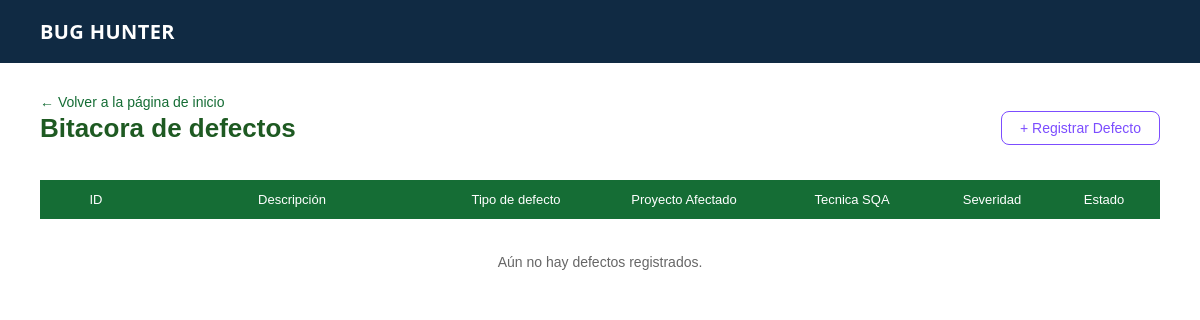
The app's page /defectos/, older data.
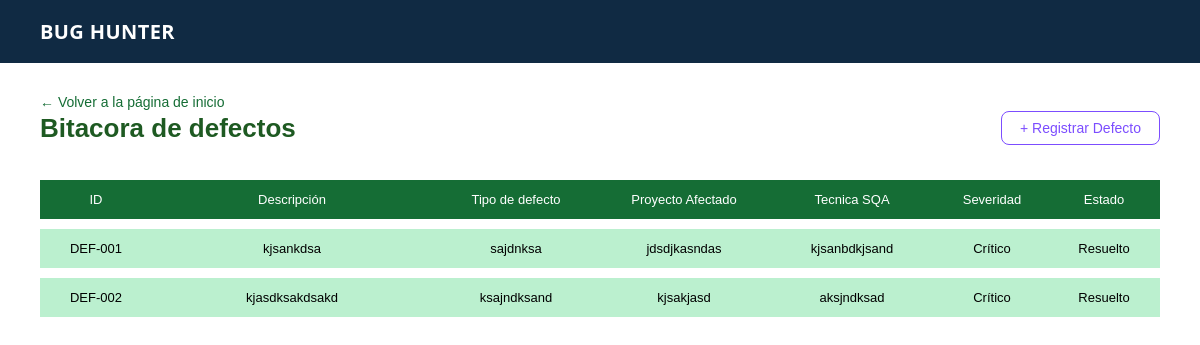
The same page, newer data.
### defectos/models.py (models this page shows, shortened)
class Defecto(models.Model):
    SEVERIDAD_CHOICES = [
        ('Crítico', 'Crítico'),
        ('Menor', 'Menor'),
    ]
    ESTADO_CHOICES = [
        ('Abierto', 'Abierto'),
        ('Resuelto', 'Resuelto'),
    ]
    codigo = models.CharField(max_length=20, unique=True, editable=False, blank=True)
    descripcion = models.CharField(max_length=255)
    tipo_defecto = models.CharField(max_length=100)
    proyecto_afectado = models.CharField(max_length=100)
    tecnica_sqa = models.CharField(max_length=100)
    severidad = models.CharField(max_length=10, choices=SEVERIDAD_CHOICES, default='Menor')
    estado = models.CharField(max_length=10, choices=ESTADO_CHOICES, default='Abierto')
    fecha_creacion = models.DateTimeField(auto_now_add=True)

### defectos/views.py (the view)
# urls.py: path('', views.lista_defectos, name='lista'),
def lista_defectos(request):
    defectos = Defecto.objects.all().order_by('id')
    return render(request, 'defectos/pantalla8.html', {'defectos': defectos})

### defectos/templates/defectos/pantalla8.html (shortened to what this page needs)
<!DOCTYPE html>
<html lang="es">
<head>
</head>
<body>
    <header class="bh-topbar">
        <h1 class="bh-brand">BUG HUNTER</h1>
    </header>
    <a href="{% url 'home' %}" style="text-decoration: none; color: #156d35; font-size: 14px;">&larr; Volver a la página de inicio</a>
    <div class="header-section">
        <h1>Bitacora de defectos</h1>
        <a href="{% url 'defectos:crear' %}" class="btn-crear">+ Registrar Defecto</a>
    </div>
    <table>
        <thead>
            <tr>
                <th style="width: 10%;">ID</th>
                <th style="width: 25%;">Descripción</th>
                <th style="width: 15%;">Tipo de defecto</th>
                <th style="width: 15%;">Proyecto Afectado</th>
                <th style="width: 15%;">Tecnica SQA</th>
                <th style="width: 10%;">Severidad</th>
                <th style="width: 10%;">Estado</th>
            </tr>
        </thead>
        <tbody>
            {% for d in defectos %}
            <tr class="{% if d.estado == 'Abierto' %}abierto{% else %}resuelto{% endif %}">
                <td>{{ d.codigo }}</td>
                <td>{{ d.descripcion }}</td>
                <td>{{ d.tipo_defecto }}</td>
                <td>{{ d.proyecto_afectado }}</td>
                <td>{{ d.tecnica_sqa }}</td>
                <td>{{ d.severidad }}</td>
                <td>
                    {% if d.estado == 'Abierto' %}
                        <a href="{% url 'defectos:resolver' d.id %}" class="btn-actualizar">Actualizar</a>
                    {% else %}
                        <span>Resuelto</span>
                    {% endif %}
                </td>
            </tr>
            {% empty %}
            <tr>
                <td colspan="7" class="empty-row">Aún no hay defectos registrados.</td>
            </tr>
            {% endfor %}
        </tbody>
    </table>
</body>
</html>

Row changes from the older to the newer data that the page shows:
added Defecto: codigo "DEF-001", descripcion "kjsankdsa", tipo_defecto "sajdnksa", proyecto_afectado "jdsdjkasndas", tecnica_sqa "kjsanbdkjsand", severidad "Crítico", estado "Resuelto"
added Defecto: codigo "DEF-002", descripcion "kjasdksakdsakd", tipo_defecto "ksajndksand", proyecto_afectado "kjsakjasd", tecnica_sqa "aksjndksad", severidad "Crítico", estado "Resuelto"
Text that changed along with them:
text no longer shown: "Aún no hay defectos registrados."
